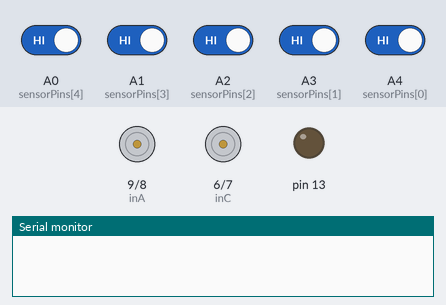
Recording of a sketch running on a simulated Arduino Uno, built with avr-gcc and run on an emulated ATmega328P. Shown: motor-driver pin pairs drawn as motors (green arrow = first pin HIGH = forward, orange = second pin HIGH = backward, longer = more drive, scaled by the enable pin), output pins drawn as LEDs (lit = HIGH), the last lines printed to the serial monitor. The test bench sets the inputs (shaded band); at power-on: A0 (sensorPins[4]), A1 (sensorPins[3]), A2 (sensorPins[2]), A3 (sensorPins[1]), A4 (sensorPins[0]) HIGH.

Above: at 4.2 s.
4.3 s: A0 (sensorPins[4]) driven LOW
At 5.3 s:
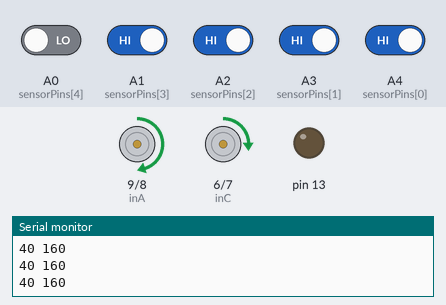
5.8 s: A2 (sensorPins[2]) driven LOW
At 7.0 s:
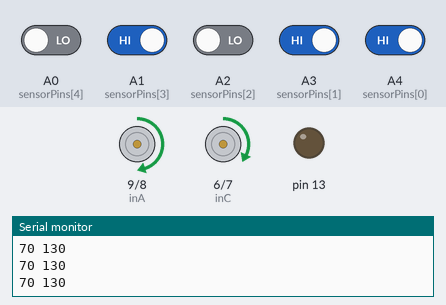
7.3 s: A1 (sensorPins[3]) driven LOW
At 8.3 s:
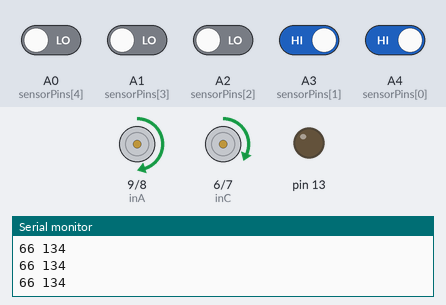
10.3 s: A3 (sensorPins[1]) driven LOW
At 10.7 s:
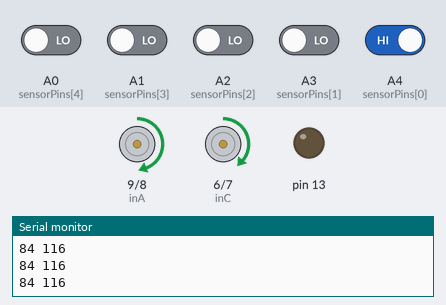
11.8 s: A4 (sensorPins[0]) driven LOW
At 13.0 s:
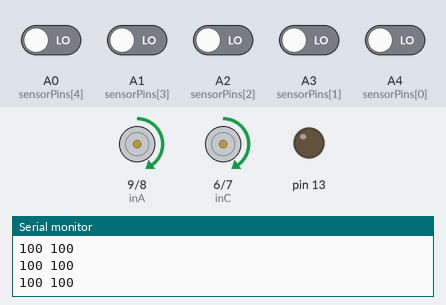
13.3 s: A0 (sensorPins[4]) driven HIGH and A1 (sensorPins[3]) driven HIGH
At 13.9 s:
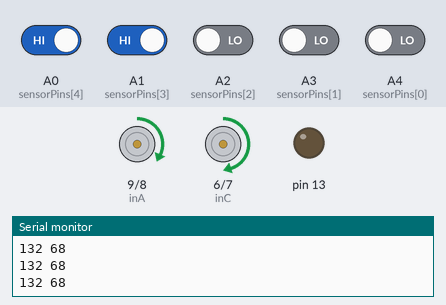
Timing chart, 0 to 15.8 s (numbered marks = the images above; inputs shaded):
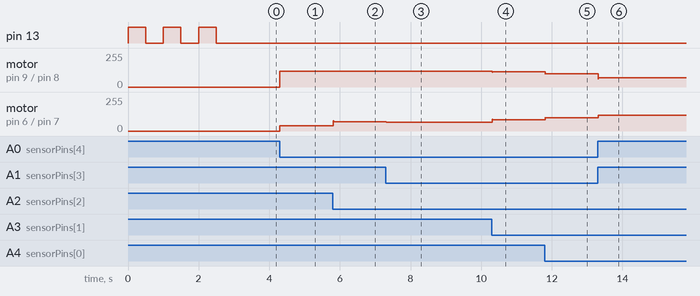

Measured:
- after the input at 4.3 s, motor on pin 9 (inA) / pin 8 (inB): stopped → forward 120/255 at once; motor on pin 6 (inC) / pin 7 (inD): stopped → forward 40/255 at once
- after the input at 5.8 s, motor on pin 6 (inC) / pin 7 (inD): forward 40/255 → forward 70/255 at once
- after the input at 7.3 s, motor on pin 6 (inC) / pin 7 (inD): forward 70/255 → forward 66/255 at once
- after the input at 10.3 s, motor on pin 9 (inA) / pin 8 (inB): forward 120/255 → forward 116/255 at once; motor on pin 6 (inC) / pin 7 (inD): forward 66/255 → forward 84/255 at once
- after the input at 11.8 s, motor on pin 9 (inA) / pin 8 (inB): forward 116/255 → forward 100/255 at once; motor on pin 6 (inC) / pin 7 (inD): forward 84/255 → forward 100/255 at once
- after the input at 13.3 s, motor on pin 9 (inA) / pin 8 (inB): forward 100/255 → forward 68/255 at once; motor on pin 6 (inC) / pin 7 (inD): forward 100/255 → forward 120/255 at once

The sketch:

line_follower.ino
```cpp
/*RoboTutor V3.0*/
/*IEEE BUET Student Branch*/

//****************************************************************
// MOTOR PARAMETERS
//****************************************************************
#define   inA         9
#define   inB         8
#define   inC         6
#define   inD         7

#define   enA         5
#define   enB         10

int leftBaseSpeed   = 100;
int rightBaseSpeed  = 100;
int maxSpeed        = 120;
//****************************************************************


//****************************************************************
// SENSOR PARAMETERS
//****************************************************************
#define NUM_SENSORS   5

int sensorValues[NUM_SENSORS], lastSensor;
int sensorPins[NUM_SENSORS] = {A4, A3, A2, A1, A0};
//****************************************************************


//****************************************************************
// PID PARAMETERS
//****************************************************************
float kp            = 2;
float kd            = .5;
int prevError;
//****************************************************************

void setup()
{
  blink();
  //Initialize Motor Pins
  motorInit();
  //Initialize Other Variables and Pins
  otherInit();
}
void loop()
{
  lineFollow();

}

void motorInit()
{
  pinMode(inA, OUTPUT);
  pinMode(inB, OUTPUT);
  pinMode(inC, OUTPUT);
  pinMode(inD, OUTPUT);
  pinMode(enA, OUTPUT);
  pinMode(enB, OUTPUT);

  pinMode(A0, INPUT);
  pinMode(A1, INPUT);
  pinMode(A2, INPUT);
  pinMode(A3, INPUT);
  pinMode(A4, INPUT);


  //Setting The Motor to zero speed
  digitalWrite(inA, HIGH);
  digitalWrite(inB, HIGH);
  digitalWrite(inC, HIGH);
  digitalWrite(inD, HIGH);
}

void otherInit()
{
  lastSensor = 0;
  prevError = 0;
  Serial.begin(9600);
}


void lineFollow()
{
  int error, delSpeed;
  float P, D;

  //Read the sensor values and calculate error
  error = readSensor();

  //If no sensors are on line
  if (error == 420)
  {
    //If previously left sensor was on the line, turn left
    if (lastSensor == 1) wheel(-180, 180);
    //Else if the previously right sensor on the line, turn right
    else if (lastSensor == 2) wheel(180, -180);
  }

  else
  {
    //Calculate P and D
    P = kp * error;
    D = kd * (error - prevError);

    //Calculating change in speed
    delSpeed = P + D;

    //Setting the motors
    wheel(leftBaseSpeed + delSpeed, rightBaseSpeed - delSpeed);

    //Saving the current error
    prevError = error;
  }
}


int readSensor()
{
  for (int i = 0; i < NUM_SENSORS; i++)
  {
    //Read the raw sensor values
    sensorValues[i] = !digitalRead(sensorPins[i]);
  }

  int error, sumS, sumWS, linePos;

  //Calculate number of sensors currently on the line
  sumS = sensorValues[0] + sensorValues[1] + sensorValues[2] + sensorValues[3] + sensorValues[4];

  //If no sensors are on the line, return a specified signal
  if (sumS == 0) return 420;

  //Calculate line position
  sumWS = (sensorValues[0] * 80 + sensorValues[1] * 70 + sensorValues[2] * 50 + sensorValues[3] * 30 + sensorValues[4] * 20);
  linePos = (sumWS / sumS);

  //Calculate the error
  error = linePos - 50;

  //Keep track of which on of the two extreme sensors was on the line
  //1 == Leftmost sensor, 2 == rightmost sensor
  if (sensorValues[0] == 1) lastSensor = 1;
  else if (sensorValues[4] == 1) lastSensor = 2;

  //Return the error
  return error;
}


void wheel(int leftSpeed, int rightSpeed)
{
  Serial.print(leftSpeed);
  Serial.print(' ');
  Serial.println(rightSpeed);
  if ( leftSpeed == 0)
  {
    digitalWrite(inC, LOW);
    digitalWrite(inD, LOW);
  }
  if ( leftSpeed > 0)
  {
    digitalWrite(inC, HIGH);
    digitalWrite(inD, LOW);
  }
  else if ( leftSpeed < 0)
  {
    digitalWrite(inC, LOW);
    digitalWrite(inD, HIGH);
  }


  if ( rightSpeed == 0)
  {
    digitalWrite(inA, LOW);
    digitalWrite(inB, LOW);
  }
  if ( rightSpeed > 0)
  {
    digitalWrite(inA, HIGH);
    digitalWrite(inB, LOW);
  }
  else if ( rightSpeed < 0)
  {
    digitalWrite(inA, LOW);
    digitalWrite(inB, HIGH);
  }
  if (abs(leftSpeed) > maxSpeed) leftSpeed = maxSpeed;
  if (abs(rightSpeed) > maxSpeed) rightSpeed = maxSpeed;

  analogWrite(enA, abs(rightSpeed));
  analogWrite(enB, abs(leftSpeed));

}

void blink(){
  pinMode(13, OUTPUT);
  for(int i=0; i<3; i++){
    digitalWrite(13, HIGH);
    delay(500);
    digitalWrite(13, LOW);
    delay(500);
  }
}
```
